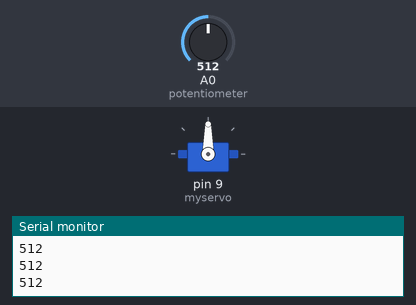
Bench run of a sketch on a simulated Arduino Uno, built with avr-gcc and run on an emulated ATmega328P. Parts: servo, the last lines printed to the serial monitor. The inputs (shaded band) are chosen by the test bench; at power-on: A0 (potentiometer) = 512.

Above: at 1.2 s.
1.3 s: A0 (potentiometer) set to 716
At 1.7 s:
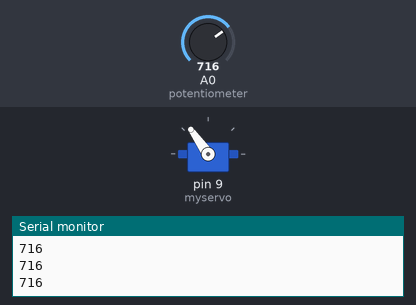
2.8 s: A0 (potentiometer) set to 900
At 4.0 s:
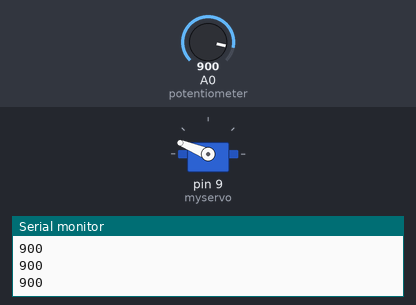
4.3 s: A0 (potentiometer) set to 1023
At 5.2 s:
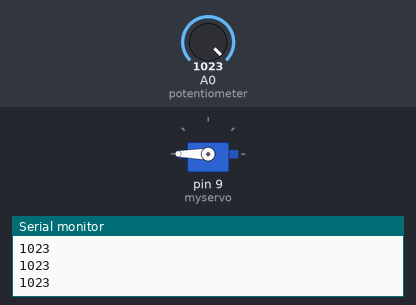
5.8 s: A0 (potentiometer) set to 306
At 6.5 s:
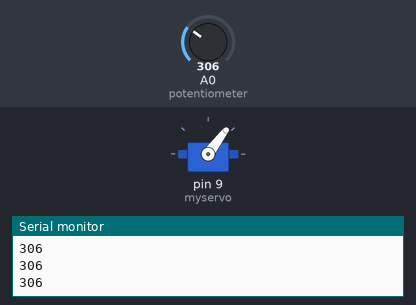
7.3 s: A0 (potentiometer) set to 122
At 8.5 s:
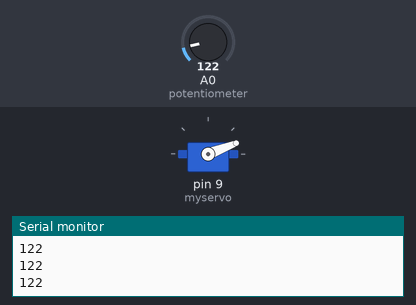
8.8 s: A0 (potentiometer) set to 0
At 9.7 s:
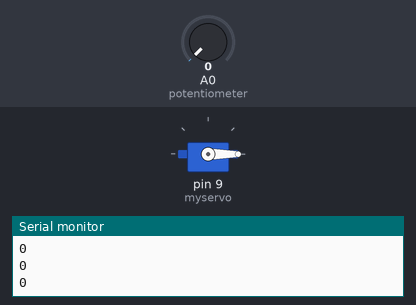
Timing chart, 0 to 11.3 s (numbered marks = the images above; inputs shaded):
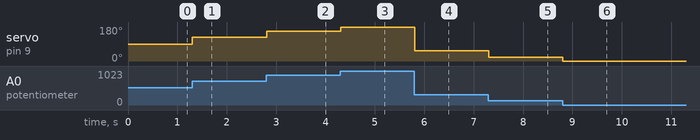

Measured:
- after the input at 1.3 s, servo on pin 9 (myservo): 90° → 125° at once
- after the input at 2.8 s, servo on pin 9 (myservo): 125° → 158° at once
- after the input at 4.3 s, servo on pin 9 (myservo): 158° → 180° at once
- after the input at 5.8 s, servo on pin 9 (myservo): 180° → 53° at once
- after the input at 7.3 s, servo on pin 9 (myservo): 53° → 21° at once
- after the input at 8.8 s, servo on pin 9 (myservo): 21° → 0° at once

The sketch:

Issabella.ino
```cpp
#include<Servo.h>
int potentiometer=A0;
Servo myservo;
void setup() {
  myservo.attach(9);
  myservo.write(180);
  pinMode(potentiometer,INPUT);
  Serial.begin(9600);

  // put your setup code here, to run once:

}

void loop() {
  int potVal=analogRead(potentiometer);
  potVal=analogRead(potentiometer);
  Serial.println(potVal);
  int mappedValue=map (potVal,0,1023,0,180);
 myservo.write(mappedValue);
  // put your main code here, to run repeatedly:

}
```
